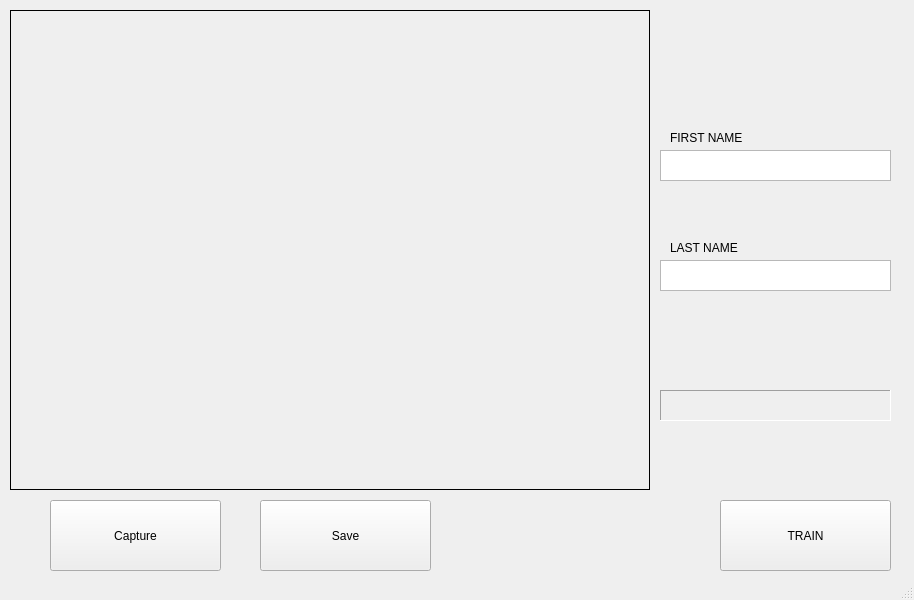
<?xml version="1.0" encoding="UTF-8"?>
<ui version="4.0">
 <class>REGISTRATION</class>
 <widget class="QMainWindow" name="REGISTRATION">
  <property name="geometry">
   <rect>
    <x>0</x>
    <y>0</y>
    <width>914</width>
    <height>600</height>
   </rect>
  </property>
  <property name="windowTitle">
   <string>MainWindow</string>
  </property>
  <widget class="QWidget" name="centralwidget">
   <widget class="QPushButton" name="pushCapture">
    <property name="geometry">
     <rect>
      <x>50</x>
      <y>500</y>
      <width>171</width>
      <height>71</height>
     </rect>
    </property>
    <property name="text">
     <string>Capture</string>
    </property>
   </widget>
   <widget class="QPushButton" name="saveButton">
    <property name="geometry">
     <rect>
      <x>260</x>
      <y>500</y>
      <width>171</width>
      <height>71</height>
     </rect>
    </property>
    <property name="text">
     <string>Save</string>
    </property>
   </widget>
   <widget class="QPlainTextEdit" name="firstNameInput">
    <property name="geometry">
     <rect>
      <x>660</x>
      <y>150</y>
      <width>231</width>
      <height>31</height>
     </rect>
    </property>
   </widget>
   <widget class="QPlainTextEdit" name="lastNameInput">
    <property name="geometry">
     <rect>
      <x>660</x>
      <y>260</y>
      <width>231</width>
      <height>31</height>
     </rect>
    </property>
   </widget>
   <widget class="QLabel" name="firstNameLabel">
    <property name="geometry">
     <rect>
      <x>670</x>
      <y>130</y>
      <width>151</width>
      <height>16</height>
     </rect>
    </property>
    <property name="text">
     <string>FIRST NAME</string>
    </property>
   </widget>
   <widget class="QLabel" name="lastNameLabel">
    <property name="geometry">
     <rect>
      <x>670</x>
      <y>240</y>
      <width>151</width>
      <height>16</height>
     </rect>
    </property>
    <property name="text">
     <string>LAST NAME</string>
    </property>
   </widget>
   <widget class="QLabel" name="displayVideo">
    <property name="geometry">
     <rect>
      <x>10</x>
      <y>10</y>
      <width>640</width>
      <height>480</height>
     </rect>
    </property>
    <property name="frameShape">
     <enum>QFrame::Box</enum>
    </property>
    <property name="text">
     <string/>
    </property>
   </widget>
   <widget class="QPushButton" name="trainButton">
    <property name="geometry">
     <rect>
      <x>720</x>
      <y>500</y>
      <width>171</width>
      <height>71</height>
     </rect>
    </property>
    <property name="text">
     <string>TRAIN</string>
    </property>
   </widget>
   <widget class="QLabel" name="warningText">
    <property name="geometry">
     <rect>
      <x>660</x>
      <y>390</y>
      <width>231</width>
      <height>31</height>
     </rect>
    </property>
    <property name="frameShape">
     <enum>QFrame::Panel</enum>
    </property>
    <property name="frameShadow">
     <enum>QFrame::Sunken</enum>
    </property>
    <property name="text">
     <string/>
    </property>
    <property name="textFormat">
     <enum>Qt::PlainText</enum>
    </property>
   </widget>
  </widget>
  <widget class="QStatusBar" name="statusbar"/>
 </widget>
 <resources/>
 <connections/>
</ui>
